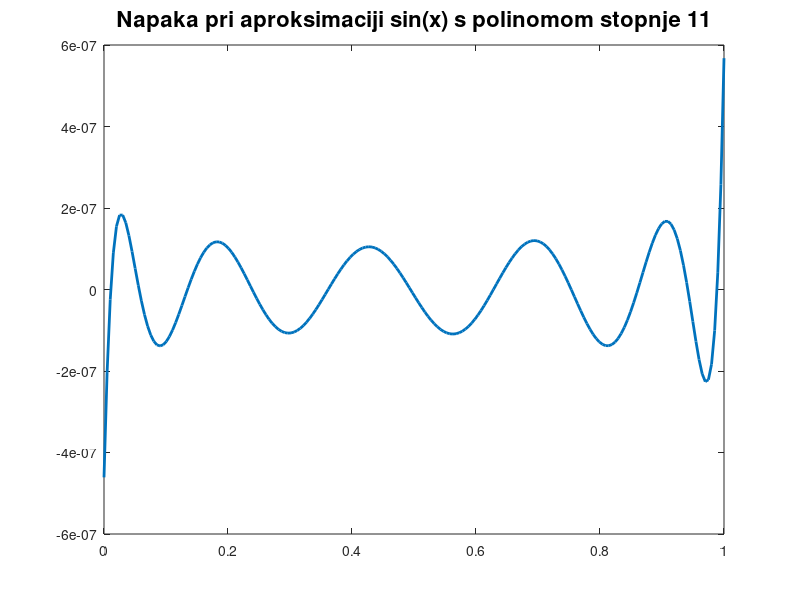

Source code (MATLAB):
% integrale sin(x)*x^(k-1) na [0,1] izračunamo numerično

for k=1:20
    tekst=['sin(x).*(x.^' int2str(k-1) ')'];
    f=inline(tekst);
    c(k,1)=quadl(f,0,1);
end

% dobimo polinome najboljše enakomerne aproksimacije za sin(x) na [0,1]
% za stopnje 1,3,5,7,9,11,13


tmp = hilb(2)\c(1:2); 
a1 = tmp(end:-1:1);

tmp = hilb(4)\c(1:4); 
a2 = tmp(end:-1:1);

tmp = hilb(6)\c(1:6); 
a3 = tmp(end:-1:1);

tmp = hilb(8)\c(1:8); 
a4 = tmp(end:-1:1);

tmp = hilb(10)\c(1:10); 
a5 = tmp(end:-1:1);

tmp = hilb(12)\c(1:12); 
a6 = tmp(end:-1:1);

x=linspace(0,1,200);

plot(x,sin(x),x,polyval(a1,x),'LineWidth',2); title('Aproksimacija sin(x) s polinomom stopnje 1','FontSize',16); pause
plot(x,sin(x),x,polyval(a2,x),'LineWidth',2); title('Aproksimacija sin(x) s polinomom stopnje 3','FontSize',16); pause
plot(x,sin(x),x,polyval(a3,x),'LineWidth',2); title('Aproksimacija sin(x) s polinomom stopnje 5','FontSize',16); pause
plot(x,sin(x),x,polyval(a4,x),'LineWidth',2); title('Aproksimacija sin(x) s polinomom stopnje 7','FontSize',16); pause
plot(x,sin(x),x,polyval(a5,x),'LineWidth',2); title('Aproksimacija sin(x) s polinomom stopnje 9','FontSize',16); pause
plot(x,sin(x),x,polyval(a6,x),'LineWidth',2); title('Aproksimacija sin(x) s polinomom stopnje 11','FontSize',16);  pause

plot(x,polyval(a1,x)-sin(x),'LineWidth',2); title('Napaka pri aproksimaciji sin(x) s polinomom stopnje 1','FontSize',16); pause
plot(x,polyval(a2,x)-sin(x),'LineWidth',2); title('Napaka pri aproksimaciji sin(x) s polinomom stopnje 3','FontSize',16); pause
plot(x,polyval(a3,x)-sin(x),'LineWidth',2); title('Napaka pri aproksimaciji sin(x) s polinomom stopnje 5','FontSize',16); pause
plot(x,polyval(a4,x)-sin(x),'LineWidth',2); title('Napaka pri aproksimaciji sin(x) s polinomom stopnje 7','FontSize',16); pause
plot(x,polyval(a5,x)-sin(x),'LineWidth',2); title('Napaka pri aproksimaciji sin(x) s polinomom stopnje 9','FontSize',16); pause
plot(x,polyval(a6,x)-sin(x),'LineWidth',2); title('Napaka pri aproksimaciji sin(x) s polinomom stopnje 11','FontSize',16); 






